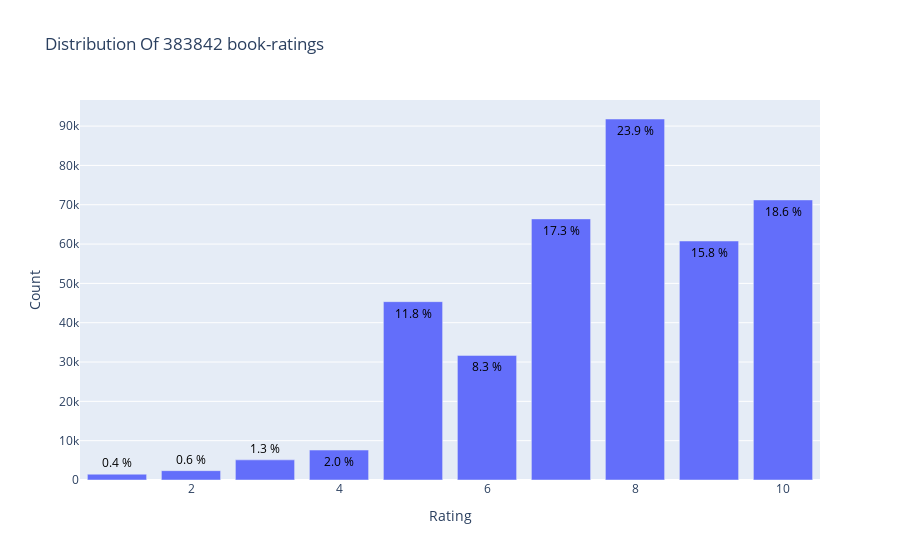

The notebook cell this image was saved under:
### Markdown cell above
## EDA

### Ratings Distribution

### Code cell
from plotly.offline import init_notebook_mode, plot, iplot
import plotly.graph_objs as go
init_notebook_mode(connected=True)

data = df['bookRating'].value_counts().sort_index(ascending=False)
trace = go.Bar(x = data.index,
               text = ['{:.1f} %'.format(val) for val in (data.values / df.shape[0] * 100)],
               textposition = 'auto',
               textfont = dict(color = '#000000'),
               y = data.values,
               )
# Create layout
layout = dict(title = 'Distribution Of {} book-ratings'.format(df.shape[0]),
              xaxis = dict(title = 'Rating'),
              yaxis = dict(title = 'Count'))
# Create plot
fig = go.Figure(data=[trace], layout=layout)
iplot(fig)

### Figure 1 — Plotly figure (JSON) as saved in the notebook; plotly's stock layout.template omitted (floating-point values rounded to 4 significant figures)
{"data": [{"text": ["18.6 %", "15.8 %", "23.9 %", "17.3 %", "8.3 %", "11.8 %", "2.0 %", "1.3 %", "0.6 %", "0.4 %"], "textfont": {"color": "#000000"}, "textposition": "auto", "type": "bar", "x": [10, 9, 8, 7, 6, 5, 4, 3, 2, 1], "y": [71225, 60778, 91804, 66402, 31687, 45355, 7617, 5118, 2375, 1481]}], "layout": {"autosize": true, "title": {"text": "Distribution Of 383842 book-ratings"}, "xaxis": {"autorange": true, "range": [0.5, 10.5], "title": {"text": "Rating"}, "type": "linear"}, "yaxis": {"autorange": true, "range": [0, 96640.0], "title": {"text": "Count"}, "type": "linear"}}}
